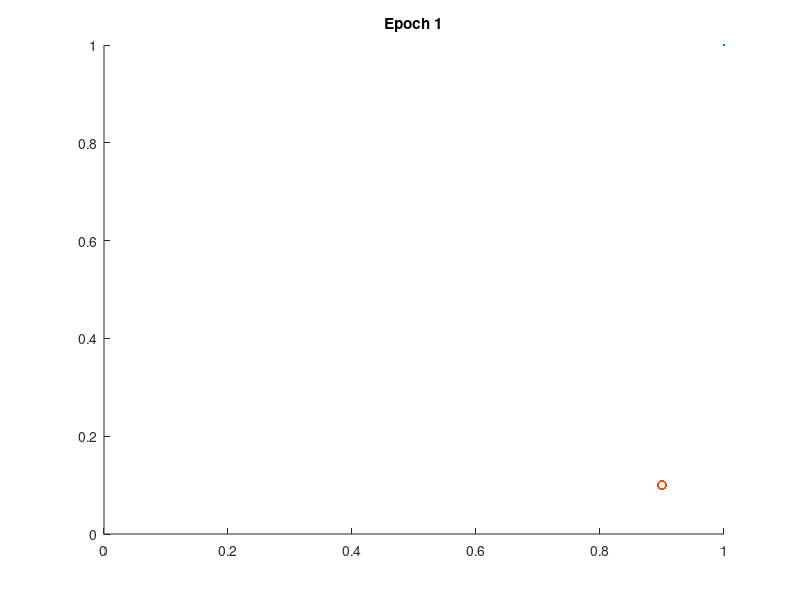
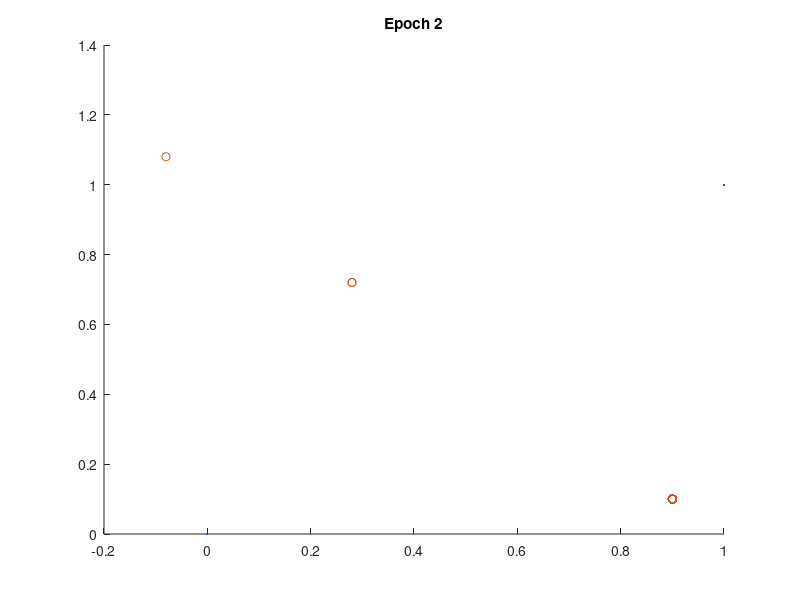
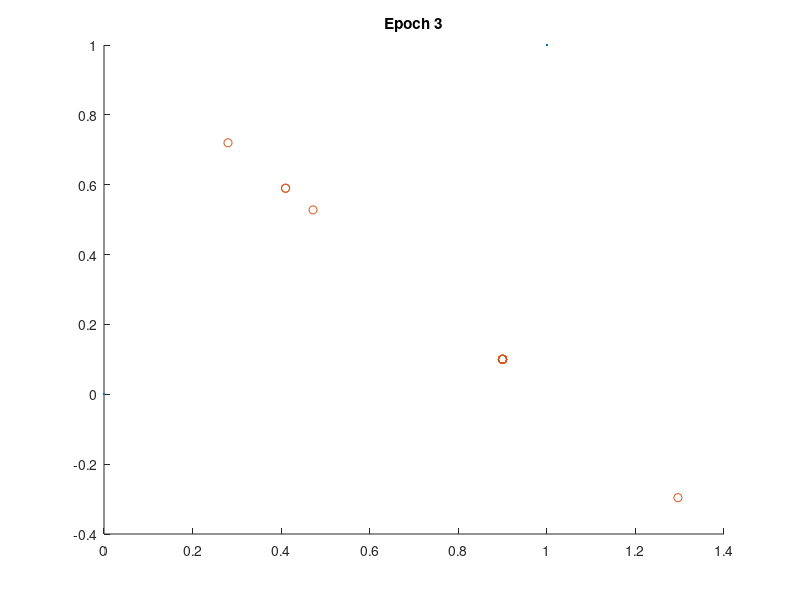
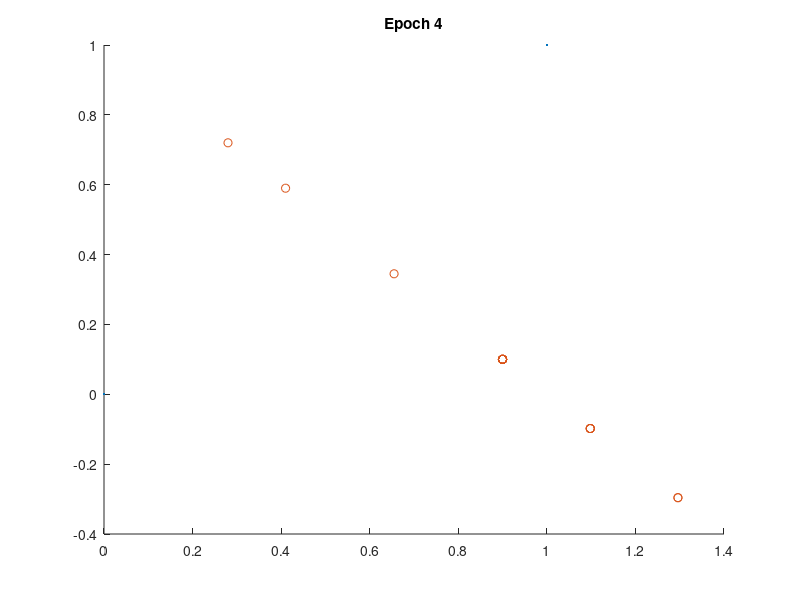

The MATLAB source for these figures, in order:
clc,clear all
% Quantity epoch
N= 10;
M = [5,4,3,2;
    1,4,4,7];
p_reference = [0.6, 0.4];
q_reference = [0.2, 0, 0.8, 0];
u_reference = 3.4;
p = zeros(2,1);
p = p + [0.9; 0.1];
q = zeros(4,1)+1/4;
u = 0;
population_size = 20;
N = 15;
population = [];

disp('Win matrix:');
disp(M);
for i = 1:population_size
   population(i, :) =  [p' q'];
end

game_length = 100;
u_mean = [];
% calculate
for epoch = 1:N
    u_sum = [];
    fit_index = [];
    for i = 1: population_size
        ui = 0;
        for k = 1: game_length
            p1 = rand();
            q1 = rand(); 
            ai = 1;
            ai2 = 2;
            if (p1>population(i,1))
                ai = 2;
                ai2 = 1;
            end
            bi = 1;
            r0 = 0;
            for j = 1:4
                if (q1>r0 && q1<r0+population(i,2+j))
                    bi = j;
                    break;
                end
                r0 = r0 + population(i,2+j);
            end
            u1 = M(ai, bi);
            u2 = M(ai2, bi);
            ui = ui + (u1 + u2)/2;
        end
        u_sum(i) = ui/game_length;
    end
    if (mod(epoch, 5) == 0 || epoch < 5)
        figure
        title(sprintf('Epoch %d', epoch));
    %     plot(u_sum);
        hold on
        plot([0, 1], [0, 1], '.')
        hold on
        plot(population(:,1),population(:,2), 'o')
    end
    
    u_mean(epoch) = mean(u_sum);

    for i = 1: population_size
        fit_index(i) = 0;
        for j = 1:population_size
           if (i~=j)
               if (u_sum(i) < u_sum(j))
                   fit_index(i) = fit_index(i) + 1;
               end
           end
        end
        fit_index(i) = 1/(1 + fit_index(i)/population_size)^3;
    end


    % Choise parents
    S = sum(fit_index);
    k = population_size;
    rn = randn(1,k);
    rn = rn + abs(min(rn));
    rn = rn * (S/max(rn));
    temp_parent = [];

    new_parents = zeros(k,6);
    for i = 1:size(rn,2)
            k = 0;
            rn0 = 0;
            for j = 1:population_size
                k = j;
                if ((rn(i) >= rn0) && (rn(i) < (rn0 + fit_index(j))))
    %                 fprintf('get %f rand parent %f, index %d\n', rn(i) , rn0, k)
                    break
                end
                rn0 = rn0 + fit_index(j);
            end
            chromosome = population(k,:);
            new_parents(i, :) = chromosome;
    end

    childs = zeros(population_size, 6);
    for i = 1:population_size
        parent1 = new_parents(randi([1,size(new_parents,1)]), :);
        parent2 = new_parents(randi([1,size(new_parents,1)]), :);
    %             crossover
        chromosome = parent1 + parent2;
        chromosome = chromosome / 2;
        if (randi(2) == 1)
        chromosome(1:2) = parent1(1:2);
        else
        chromosome(3:6) = parent2(3:6);
        end
    %             mutation
        r = rand();
        if (r>0.9)
            rni = randperm(2, 2);
            temp = chromosome(rni(1));
            if (chromosome(rni(1)) > chromosome(rni(2)))
                z = chromosome(rni(1)) / 5;
            else 
                z = chromosome(rni(2)) / 5;
            end
            chromosome(rni(1)) = chromosome(rni(2)) + z;
            chromosome(rni(2)) = temp - z;
        end
        
        r = rand();
        if (r>0.9)
            rni = randperm(4, 2) + 2;
            temp = chromosome(rni(1));
            if (chromosome(rni(1)) > chromosome(rni(2)))
                z = chromosome(rni(1)) / 4;
            else 
                z = chromosome(rni(2)) / 4;
            end
            chromosome(rni(1)) = chromosome(rni(2)) + z;
            chromosome(rni(2)) = temp - z;
        end

        childs(i, :) = chromosome;
    end
    population = childs;
end

figure
title('U')
hold on
plot(u_mean)
[C, I] = max(u_sum);
fprintf('\nU = %f\n', C);
fprintf('p* = %f\n', population(I,1:2))
fprintf('q* = %f\n', population(I,3:6))
